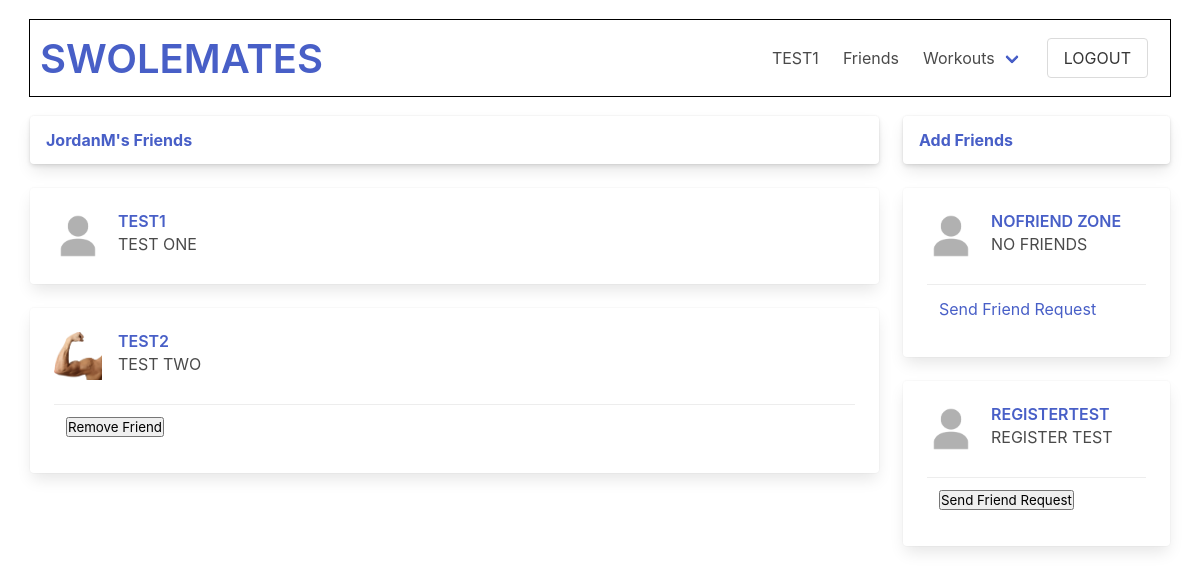
The app's page /swolemates/user/JordanM/friends (signed in) with its own data.
### swolemates_app/models.py (models this page shows, shortened)
class User(models.Model):
    first_name = models.CharField(max_length = 50)
    last_name = models.CharField(max_length = 50)
    username = models.CharField(max_length=45, unique=True)
    email = models.EmailField(unique=True)
    password = models.CharField(max_length = 60)
    profile_photo = models.ImageField(default='default.png', upload_to = "images/")
    bio = models.TextField(blank=True, null=True)
    fav_exercises = models.TextField(blank=True, null=True)
    objects = UserManager()
    friends = models.ManyToManyField('self', blank=True)
    created_at = models.DateTimeField(auto_now_add=True)
    updated_at = models.DateTimeField(auto_now=True)

### swolemates_app/views.py (the view)
# urls.py: path('swolemates/user/<str:username>/friends', views.friends_list),
def friends_list(request, username):
    user = User.objects.get(id=request.session['user_id'])
    profile = User.objects.get(username=username)
    user_sent_friend_requests = Friend_Request.objects.filter(sender = user)
    user_received_friend_requests = Friend_Request.objects.filter(receiver = user)
    user_sent_request_usernames = []
    user_sent_request_objects = []
    user_received_request_usernames = []
    user_received_request_objects = []
    for i in range(len(user_sent_friend_requests)):
        user_sent_request_usernames.append(user_sent_friend_requests[i].receiver)
        user_sent_request_objects.append(User.objects.get(username=user_sent_friend_requests[i].receiver))
    print(f"{user.username} has sent requests to the following users: {user_sent_request_usernames}")
    for i in range(len(user_received_friend_requests)):
        user_received_request_usernames.append(user_received_friend_requests[i].sender)
        user_received_request_objects.append(user_received_friend_requests[i].sender)
    print(f"{user.username} has received requests from the following users: {user_received_request_usernames}. Objects: {user_received_request_objects}")
    context = {
        "user": user,
        "profile": profile,
        "profile_friends": profile.friends.all(),
        "user_friends": user.friends.all(),
        "all_others": User.objects.exclude(id=user.id),
        "user_friend_requests": user_received_request_objects,
        "user_sent_requests": user_sent_request_objects
    }
    return render(request, "friends_list.html", context)

### swolemates_app/templates/friends_list.html (shortened to what this page needs)
<!DOCTYPE html>
<html lang="en">
<head>
    <link rel="stylesheet" href="https://cdn.jsdelivr.net/npm/bulma@0.9.3/css/bulma.min.css">
    {% load static %}
    <link rel="stylesheet" href="{% static 'css/lists.css' %}">
</head>
<body>
    <div id="wrapper">
        <nav class="navbar">
            <div class="navbar-brand">
                    <p class="title is-2 is-align-self-center" id="wtf"><a href="/swolemates">SWOLEMATES</a></p>
            </div>
            <div class="navbar-menu navbar-end">
                <a href="/swolemates/user/{{user.username}}" class="navbar-item">
                    {{user.username}}
                </a>
                <a href="/swolemates/user/{{user.username}}/friends" class="navbar-item">
                    Friends
                </a>
                <div class="navbar-item has-dropdown is-hoverable">
                    <a href="/swolemates/user/{{user.username}}/workouts" class="navbar-link">
                        Workouts
                    </a>
                </div>
                <div class="navbar-item">
                    <form action="/logout" method="POST">
                        <input type="submit" value="LOGOUT" class="button" id="logout">
                    </form>
                </div>
            </div>
        </nav>
    <div class="tile is-ancestor">
        <div class="tile is-parent is-9 is-vertical">
            <div class="tile is-child is-12">
                <div class="card">
                    <header class="card-header">
                        <p class="card-header-title"><a href="/swolemates/user/{{profile.username}}">{{profile.username}}'s Friends</a></p>
                    </header>
                </div>
            </div>
            {% if profile_friends %}
                {% for friend in profile_friends %}
                <div class="tile is-child is-12">
                    <div class="card">
                        <div class="card-content">
                            <div class="media">
                                <div class="media-left">
                                    <img src="/media/{{friend.profile_photo}}" alt="{{friend.username}}'s profile pic" class="image is-48x48">
                                </div>
                                <div class="media-content">
                                    <p class="title is-6"><a href="/swolemates/user/{{friend.username}}">{{ friend.username }}</a></p>
                                    <p class="subtitle is-6">{{ friend.first_name }} {{ friend.last_name }}</p>
                                </div>
                            </div>
                            {% if friend not in user_friends and friend not in user_friend_requests and friend not in user_sent_requests and friend != user %}
                                <div class="card-footer">
                                    <form action="/swolemates/friends/request/{{ person.username }}/send_request" method="POST" class="card-footer-item is-justify-content-start">
                                        {% csrf_token %}
                                        {% if person.username != "NOFRIEND ZONE" %}
                                        <input type="submit" value="Send Friend Request">
                                        {% else %}
                                            <a href="">Send Friend Request</a>
                                        {% endif %}
                                    </form>
                                </div>
                            {% elif friend != user %}
                                <div class="card-footer">
                                    <form action="/swolemates/friends/request/{{ friend.username }}/remove_friend" method="POST" class="card-footer-item is-justify-content-start is-align-self-center">
                                        <input type="submit" value="Remove Friend">
                                    </form>
                                </div>
                            {% endif %}
                            </div>
                        </div>
                </div>
                {% endfor %}
            {% endif %}
        </div>
        <div class="tile is-parent is-vertical is-align-items-flex-start">
                    <div class="tile is-child is-12">
                        <div class="card">
                            <header class="card-header">
                            <p class="card-header-title">
                                <a href="/swolemates/user/{{user.username}}/friends">Add Friends</a>
                            </p>
                            <button class="card-header-icon" aria-label="more options">
                                <span class="icon">
                                </span>
                            </button>
                            </header>
                        </div>
                    </div>
                    {% for person in all_others %}
                        {% if person not in user_friends and person not in user_friend_requests and person not in user_sent_requests %}
                        <div class="tile is-child is-12">
                                <div class="card">
                                    <div class="card-content">
                                        <div class="media">
                                            <div class="media-left">
                                                <img src="/media/{{person.profile_photo}}" alt="{{friend.username}}'s profile pic" class="image is-48x48">
                                            </div>
                                            <div class="media-content">
                                                <p class="title is-6"><a href="/swolemates/friends/{{person.username}}">{{ person.username }}</a></p>
                                                <p class="subtitle is-6">{{ person.first_name }} {{ person.last_name }}</p>
                                            </div>
                                        </div>
                                        <div class="card-footer">
                                            <form action="/swolemates/friends/request/{{ person.username }}/send_request" method="POST" class="card-footer-item is-justify-content-start">
                                                {% if person.username != "NOFRIEND ZONE" %}
                                                <input type="submit" value="Send Friend Request">
                                                {% else %}
                                                    <a href="">Send Friend Request</a>
                                                {% endif %}
                                            </form>
                                        </div>
                                    </div>
                                </div>
                        </div>
                        {% endif %}
                    {% endfor %}
        </div>
    </div>
    </div>
</body>
</html>

### swolemates_app/static/css/lists.css (style rules this page uses)
* { margin: 0px; padding: 0px; }
#wrapper { width: 95%; margin: auto; }
.is-ancestor { margin: auto; }
nav { margin: 20px auto; padding: 10px; outline: 1px solid black; }
#wtf { margin-bottom: 0px; padding-bottom: 0px; }

### records on screen
User: username "TEST1", profile_photo (placeholder picture), first_name "TEST", last_name "ONE"
User: username "JordanM"
User: profile_photo (picture), username "TEST2", first_name "TEST", last_name "TWO"
User: profile_photo (placeholder picture), username "NOFRIEND ZONE", first_name "NO", last_name "FRIENDS", shows "Send Friend Request"
User: profile_photo (placeholder picture), username "REGISTERTEST", first_name "REGISTER", last_name "TEST"
